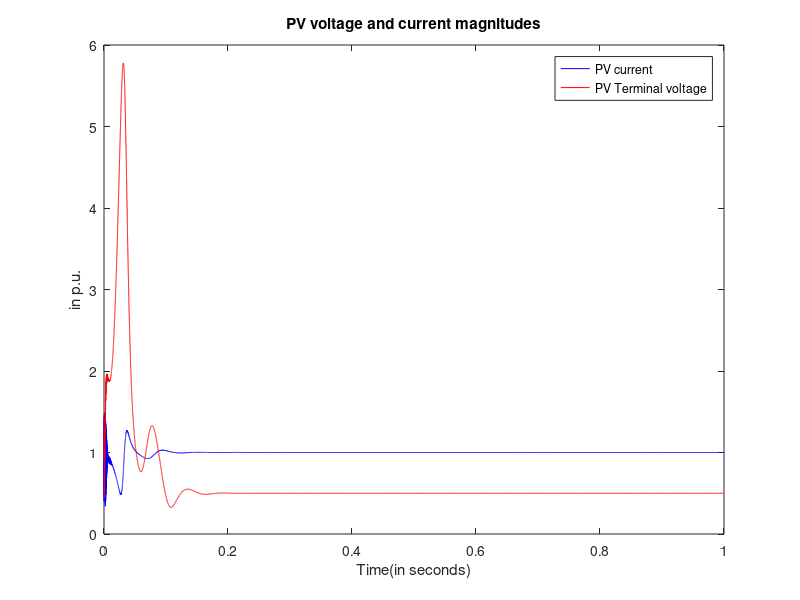
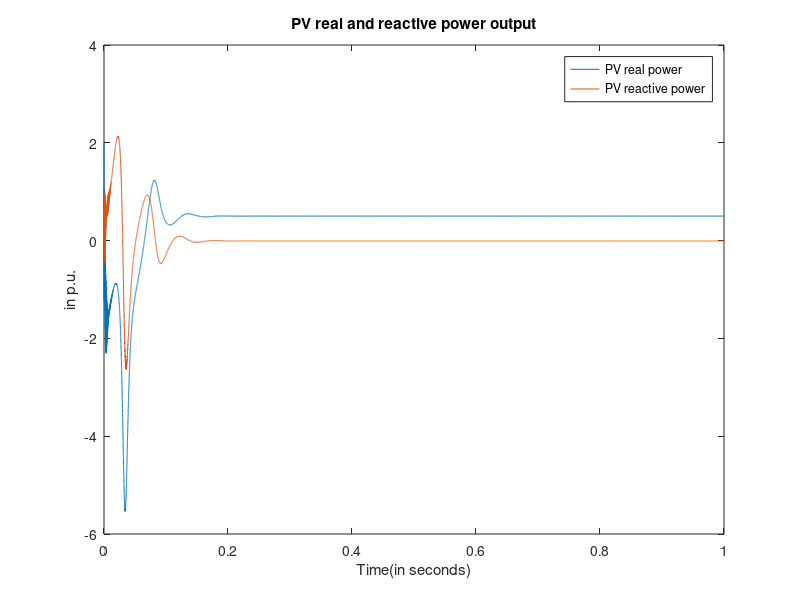

The MATLAB script that drew these images, in order:
function testPVControl
Pref = 3/4;
Vref = 1.15;
Qref = 0.01;
omega0=1;
CTL = 0.01;
RTL = 1e-4;
LTL = 0.1;
VdrefArr = [1];%  0.95 1];
RR = 0.4; LR = 0.1;
% RR = 0.005; LR = 50;
tArray = [0 1 0.2 0.3];
Kgp = 0.2519;
Kgq = 0.2632;
% x0= [1;0;1;0;1;0;0;0];
x0 = ones(8,1);
Kp1 = 0.02; Ki1 = 0.08;
 Kp2 = 0.02; Ki2 = 0.08;
% for j = 1:numel(VdrefArr)
    Vd = 1;%VdrefArr(j);
   tspan = [0 1];
[t,x] = ode45(@(t,x)PVDynamics(t,x,Vd),tspan,x0);


function [dx,alpha,Vcstar] = PVDynamics(t,x,vTLRd)
vTLLd = x(1);
vTLLq = x(2);
iTLMd = x(3);
iTLMq = x(4);
iRd = x(5);
iRq = x(6);
delPInt = x(7);
delQInt = x(8);
vTLRq = 0;
t
dphidt = omega0;
iInLd = iRd; iInLq = iRq; 
            dvTLLddt = (iInLd - iTLMd)/CTL + dphidt*vTLLq;
            dvTLLqdt = (iInLq - iTLMq)/CTL - dphidt*vTLLd;
            diTLMddt = dphidt*iTLMq - (vTLRd - vTLLd + RTL*iTLMd)/(LTL);
            diTLMqdt = - dphidt*iTLMd - (vTLRq - vTLLq + RTL*iTLMq)/(LTL);

P = 1.5*(vTLLd*iRd + vTLLq*iRq);
Q = 1.5*(vTLLq*iRd - vTLLd*iRq);
Vt = sqrt(vTLLd^2+ vTLLq^2);
delPdt = Pref - P;
delQdt = Qref - Q;
% delQdt = Vref - Vt;

alpha = Kp1*(Pref - P) + Ki1* delPInt;
Vcstar = (Kp2*(Qref-Q) + Ki2*delQInt);%*sqrt(vTLLd^2+ vTLLq^2);
% Vcstar = (1+ Kp2*(Vref-Vt) + Ki2*delQInt);%*Vt;
vRLd = Vcstar*cos(alpha);
vRLq = Vcstar*sin(alpha);
vRRd = vTLLd; vRRq = vTLLq;


diRddt = (vRLd - RR*iRd - vRRd)/LR + omega0*iRq;
diRqdt = (vRLq - RR*iRq - vRRq)/LR - omega0*iRd;
            
            dx = 377*[dvTLLddt ; dvTLLqdt ; diTLMddt ; diTLMqdt;...
                diRddt;diRqdt;delPdt;delQdt]; 
%             plot(t,x(7),'b*',t,x(8),'r*');hold on;

end
I = sqrt(x(:,1).^2 + x(:,2).^2);
V = sqrt(x(:,5).^2 + x(:,6).^2);
figure(1)
plot(t,I,'b',t,V,'r');
xlabel('Time(in seconds)');
ylabel('in p.u.');
title('PV voltage and current magnitudes');
legend('PV current', 'PV Terminal voltage');

figure(2);
P = x(:,5).*x(:,1) + x(:,6).*x(:,2);
Q = x(:,6).*x(:,1) - x(:,5).*x(:,2);
plot(t,P,t,Q)
xlabel('Time(in seconds)')
ylabel('in p.u.')
title('PV real and reactive power output');
legend('PV real power', 'PV reactive power');


save('dataPV.mat')
end